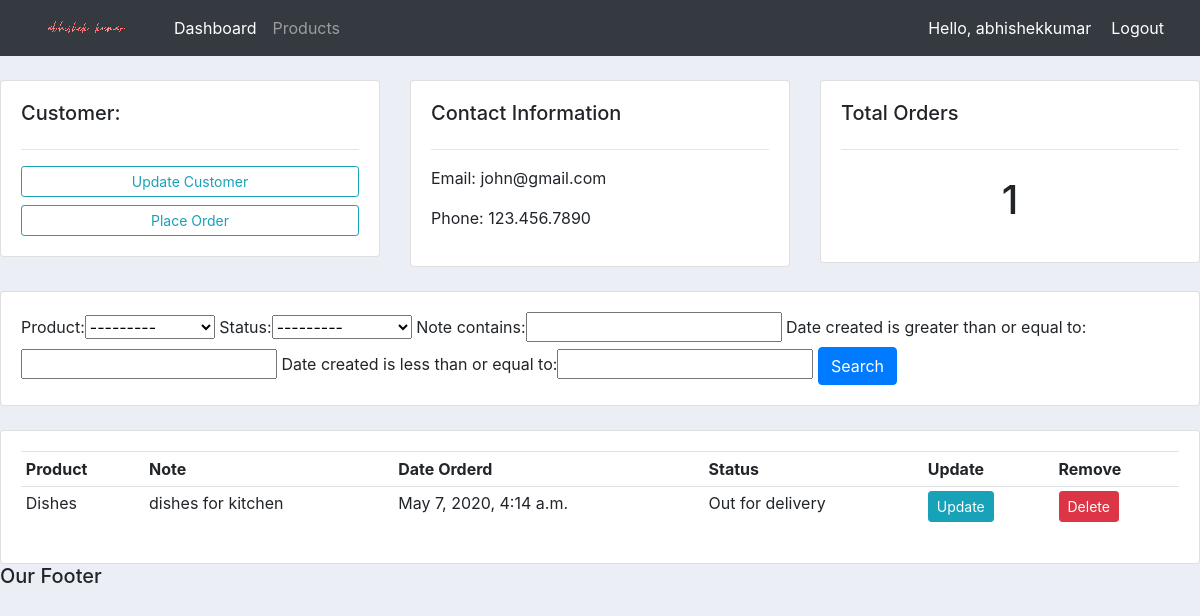
The page /customer/3/ (signed in) on the database its author committed.
### accounts/models.py (models this page shows, shortened)
class Customer(models.Model):
	user = models.OneToOneField(User, null=True, blank=True, on_delete=models.CASCADE)
	name = models.CharField(max_length=200, null=True)
	phone = models.CharField(max_length=200, null=True)
	email = models.CharField(max_length=200, null=True)
	profile_pic = models.ImageField(default="profile.jpg", null=True, blank=True)
	date_created = models.DateTimeField(auto_now_add=True, null=True)

class Order(models.Model):
	STATUS = (
			('Pending', 'Pending'),
			('Out for delivery', 'Out for delivery'),
			('Delivered', 'Delivered'),
			)
	customer = models.ForeignKey(Customer, null=True, on_delete= models.SET_NULL)
	product = models.ForeignKey(Product, null=True, on_delete= models.SET_NULL)
	date_created = models.DateTimeField(auto_now_add=True, null=True)
	status = models.CharField(max_length=200, null=True, choices=STATUS)
	note = models.CharField(max_length=1000, null=True)

class Product(models.Model):
	CATEGORY = (
			('Indoor', 'Indoor'),
			('Out Door', 'Out Door'),
			)
	name = models.CharField(max_length=200, null=True)
	price = models.FloatField(null=True)
	category = models.CharField(max_length=200, null=True, choices=CATEGORY)
	description = models.CharField(max_length=200, null=True, blank=True)
	date_created = models.DateTimeField(auto_now_add=True, null=True)
	tags = models.ManyToManyField(Tag)
	def __str__(self):
		return self.name

### accounts/decorators.py (the view)
		def wrapper_func(request, *args, **kwargs):
			group = None
			if request.user.groups.exists():
				group = request.user.groups.all()[0].name
			if group in allowed_roles:
				return view_func(request, *args, **kwargs)
			else:
				return HttpResponse('You are not authorized to view this page')

### accounts/views.py (called while the page is built)
@login_required(login_url='login')
@allowed_users(allowed_roles=['admin'])
def customer(request, pk_test):
	customer = Customer.objects.get(id=pk_test)
	orders = customer.order_set.all()
	order_count = orders.count()
	myFilter = OrderFilter(request.GET, queryset=orders)
	orders = myFilter.qs
	context = {'customer':customer, 'orders':orders, 'order_count':order_count,
	'myFilter':myFilter}
	return render(request, 'accounts/customer.html',context)

### accounts/templates/accounts/customer.html
{% extends 'accounts/main.html' %}
{% block content %}
<br>
<div class="row">
	<div class="col-md">
		<div class="card card-body">
			<h5>Customer:</h5>
			<hr>
			<a class="btn btn-outline-info  btn-sm btn-block" href="">Update Customer</a>
			<a class="btn btn-outline-info  btn-sm btn-block" href="{% url 'create_order' customer.id %}">Place Order</a>
		</div>
	</div>
	<div class="col-md">
		<div class="card card-body">
			<h5>Contact Information</h5>
			<hr>
			<p>Email: {{customer.email}} </p>
			<p>Phone: {{customer.phone}} </p>
		</div>
	</div>
	<div class="col-md">
		<div class="card card-body">
			<h5>Total Orders</h5>
			<hr>
			<h1 style="text-align: center;padding: 10px">{{order_count}}</h1>
		</div>
	</div>
</div>
<br>
<div class="row">
	<div class="col">
		<div class="card card-body">
			<form method="get">
				{{myFilter.form}}
		    <button class="btn btn-primary" type="submit">Search</button>
		  </form>
		</div>
	</div>
</div>
<br>
<div class="row">
	<div class="col-md">
		<div class="card card-body">
			<table class="table table-sm">
				<tr>
					<th>Product</th>
					<th>Note</th>
					<th>Date Orderd</th>
					<th>Status</th>
					<th>Update</th>
					<th>Remove</th>
				</tr>
				{% for order in orders %}
				<tr>
					<td>{{order.product}}</td>
					<td>{{order.note}}</td>
					<td>{{order.date_created}}</td>
					<td>{{order.status}}</td>
					<td><a class="btn btn-sm btn-info" href="{% url 'update_order' order.id %}">Update</a></td>
					<td><a class="btn btn-sm btn-danger" href="{% url 'delete_order' order.id %}">Delete</a></td>
				</tr>
				{% endfor %}
			</table>
		</div>
	</div>
</div>
{% endblock %}

### accounts/templates/accounts/navbar.html (shortened to what this page needs)
{% load static %}
<nav class="navbar navbar-expand-lg navbar-dark bg-dark">
    <img src="{% static 'images/logo.png' %}">
    <div class="collapse navbar-collapse" id="navbarNav">
      <ul class="navbar-nav">
        {% if request.user.is_staff %}
        <li class="nav-item active">
          <a class="nav-link" href="{% url 'home' %}">Dashboard</a>
        </li>
        <li class="nav-item">
          <a class="nav-link" href="{% url 'products' %}">Products</a>
        </li>
        {% else %}
        <li class="nav-item">
        <a class="nav-link" href="{% url 'account' %}">Settings</a>
        </li>
        {% endif %}
      </ul>
    </div>
    <span class="hello-msg">Hello, {{request.user}} </span>
    <span><a class="hello-msg" href="{% url 'logout' %}">Logout</a></span>
  </nav>

### static/css/main.css (style rules this page uses)
body { background-color: #ebeff5; }

### accounts/templates/accounts/navbar.html (style rules this page uses)
.hello-msg { font-size: : 18px; color: #fff; margin-right: 20px; }

### rows shown on the page
Customer: email "john@gmail.com", phone "123.456.7890"
Order: product "Dishes", note "dishes for kitchen", date_created "May 7, 2020, 4:14 a.m.", status "Out for delivery"

### other values the page prints
{{ request.user }} "abhishekkumar"
{{ order_count }} "1"
